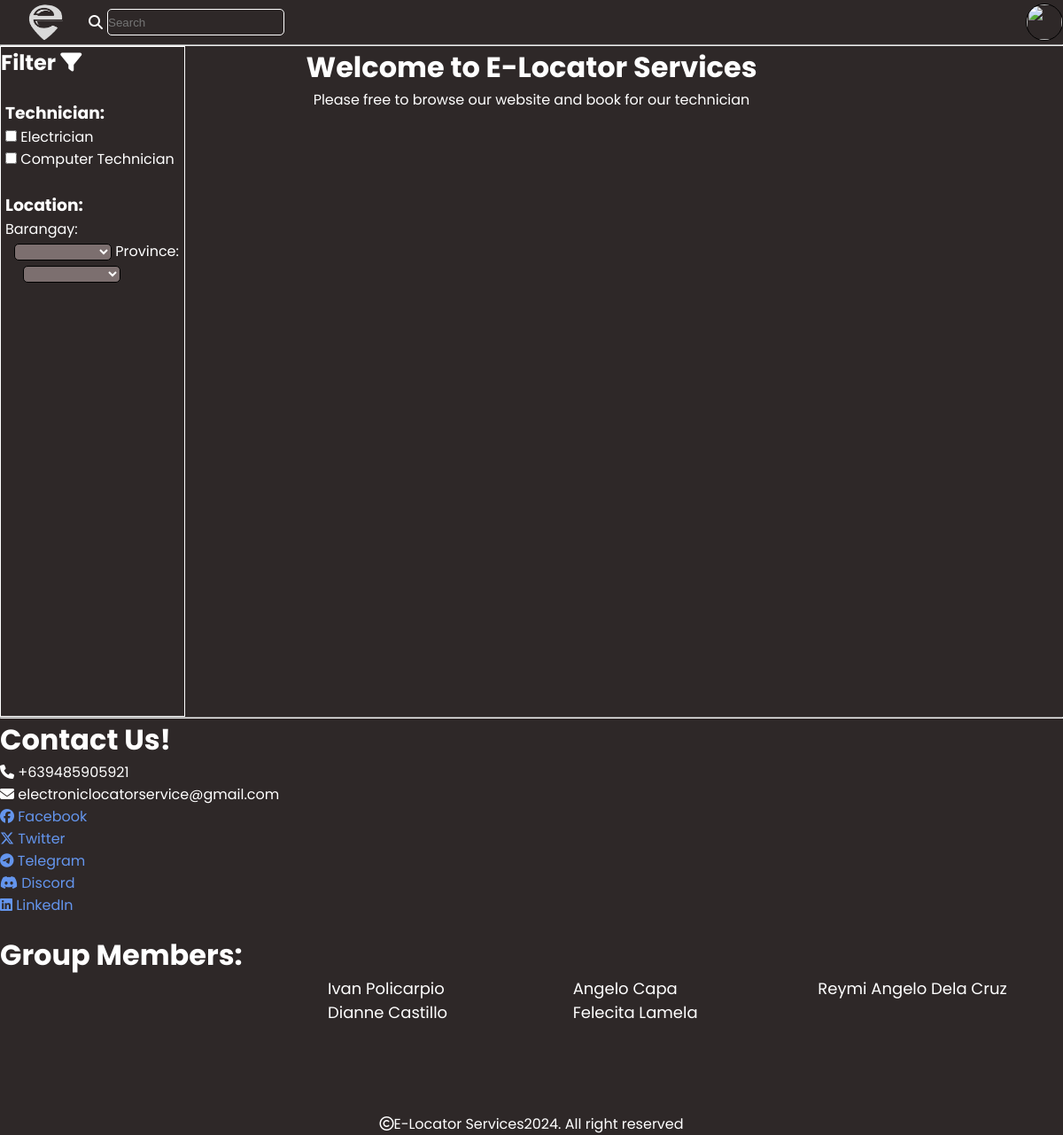
Before: /endUser_page.php?email=admin@gmail.com with the older database file.
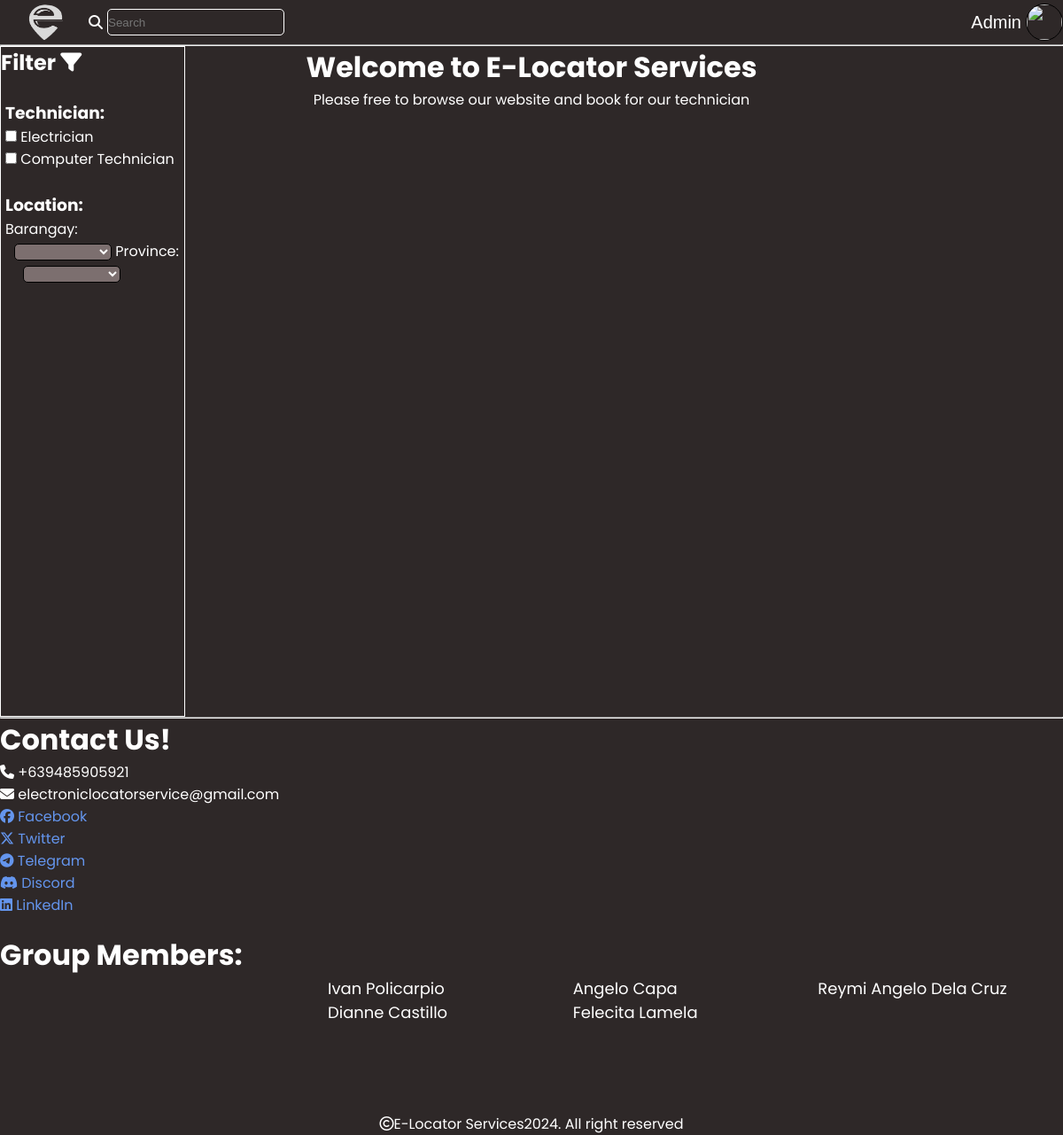
After: the same page with the newer database file.
### tables this page shows
CREATE TABLE `accounts` (
  `id` int(11) NOT NULL,
  `account_type` varchar(255) NOT NULL,
  `first_name` varchar(255) NOT NULL,
  `last_name` varchar(255) NOT NULL,
  `email` varchar(255) NOT NULL,
  `username` varchar(255) NOT NULL,
  `contact_number` bigint(20) NOT NULL,
  `password` varchar(255) NOT NULL,
  `verification_code` varchar(255) NOT NULL,
  `verification_complete` varchar(255) NOT NULL,
  `user_id` varchar(255) NOT NULL,
  `approved` varchar(255) NOT NULL,
  `profile_picture` varchar(255) NOT NULL
);

### endUser_page.php (the view, shortened to what this page needs)
<?php
    require_once("dbcon.php");
    $email = $_GET['email'];
    $user = "SELECT * FROM accounts WHERE email = '$email'";
    $user_query = mysqli_query($conn, $user);
    $row2 = mysqli_fetch_assoc($user_query);
?>
<!DOCTYPE html>
<html lang="en">
<head>
    <link rel="stylesheet" href="endUser_page.css">
    <link rel="stylesheet" href="https://cdnjs.cloudflare.com/ajax/libs/rateYo/2.3.2/jquery.rateyo.min.css">
</head>
<body>
    <div class="container" id="container">
        <div class="header">
            <img src="icon/icon.png" alt="" srcset="" height="50" width="100">
            <i class="fa-solid fa-magnifying-glass"></i><input type="search" id="searchbar"  placeholder="Search" autocomplete="off">
            <button id="profile" onclick="profile()"><?php echo $row2['username'] ?> </button>
            <img src="<?php echo $row2['profile_picture'] ?>" alt="" id="profile_picture" class="profile_picture">
        </div>
        <hr>
        <div class="title">
            <h1>Welcome to E-Locator Services</h1>
            <p>Please free to browse our website and book for our technician</p>
        </div>
        <div class="filter_card">
            <div class="filter">
                <h2>Filter <i class="fa-solid fa-filter"></i></h2>
                <div class="filter_info">
                    <br>
                    <h3>Technician:</h3>
                    <input type="checkbox" id="electrician" value="electrician">
                    <label for="electrician">Electrician</label><br>
                    <input type="checkbox" id="computer_technician" value="computer_technician">
                    <label for="computer_technician">Computer Technician</label>
                    <br>
                    <br>
                    <h3>Location:</h3>
                    <label for="barangay" class="barangay">Barangay:</label>
                    <select name="barangay" id="barangay">
                        <option value=""></option>
                    </select>
                    <label for="province" >Province:</label>
                    <select name="province" id="province">
                        <option value=""></option>
                    </select>
                </div>
            </div>
            <div class="technician-container" id="technician-container">
            </div>
        </div>
        <hr>
        <div class="footer_page">
            <div class="capstone_contact">
                <h1>Contact Us!</h1>
                <div class="contact">
                    <p><i class="fa-solid fa-phone"></i> +639485905921</p>
                    <p><i class="fa-solid fa-envelope"></i> electroniclocatorservice@gmail.com</p>
                </div>
                <div class="social">
                    <a href=""><i class="fa-brands fa-facebook"></i> Facebook</a>
                    <a href=""><i class="fa-brands fa-x-twitter"></i> Twitter</a>
                    <a href=""><i class="fa-brands fa-telegram"></i> Telegram</a>
                    <a href=""><i class="fa-brands fa-discord"></i> Discord</a>
                    <a href=""><i class="fa-brands fa-linkedin"></i> LinkedIn</a>
                </div>
                <h1>Group Members:</h1>
                <div class="capstone_members">
                    <a href="">Ivan Policarpio</a>
                    <a href="">Angelo Capa</a>
                    <a href="">Reymi Angelo Dela Cruz</a>
                    <a href="">Dianne Castillo</a>
                    <a href="">Felecita Lamela</a>
                </div>
                <p class="copyright"><i class="fa-regular fa-copyright"></i>E-Locator Services2024. All right reserved</p>
            </div>
        </div>
    </div>
</body>
</html>

Changed rows visible on the page:
added accounts: username "Admin"
